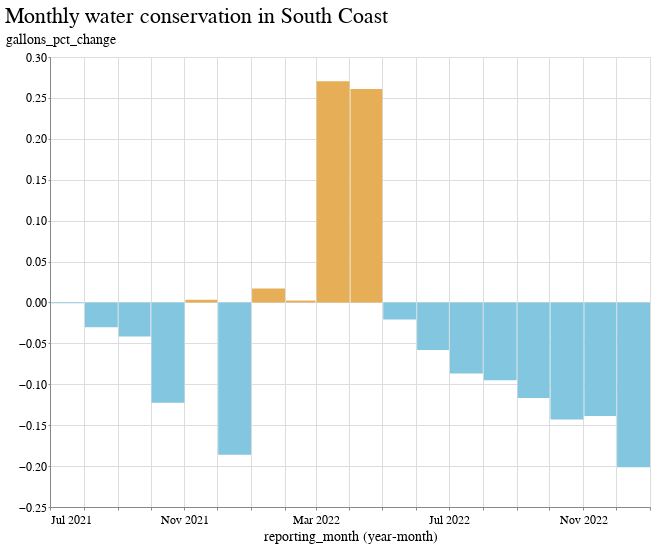

This figure's notebook cell:
### Code cell
chart_data = regions_df[regions_df.hydrologic_region=="South Coast"]
name = chart_data.iloc[0]["hydrologic_region"]

alt.Chart(
    chart_data
).mark_bar().encode(
    x=alt.X('yearmonth(reporting_month):T'),
    y="gallons_pct_change:Q",
    color=alt.condition(
        alt.datum.gallons_pct_change > 0,
        alt.value("#e6ae56"),  # The positive color
        alt.value("#83c6e0")  # The negative color
    ),
    tooltip=["reporting_month","gallons_pct_change"]
).properties(title=f"Monthly water conservation in {name}", width=600)

### Figure 1 — Vega-Lite specification as saved in the notebook (floating-point values rounded to 4 significant figures)
{"config": {"view": {"width": 800, "height": 450}, "background": "#ffffff", "title": {"anchor": "start", "font": "BentonGothic-Bold, sans", "fontColor": "#000000", "fontSize": 22, "fontWeight": "normal"}, "arc": {"fill": "#82c6df"}, "area": {"fill": "#82c6df"}, "line": {"stroke": "#82c6df", "strokeWidth": 3}, "path": {"stroke": "#82c6df"}, "rect": {"fill": "#82c6df"}, "shape": {"stroke": "#82c6df"}, "bar": {"fill": "#82c6df"}, "point": {"stroke": "#82c6df"}, "symbol": {"fill": "#82c6df", "size": 30}, "axis": {"titleFont": "BentonGothic-Bold, sans", "titleFontSize": 14, "titleFontWeight": "normal", "labelFont": "BentonGothic, sans", "labelFontSize": 12, "labelFontWeight": "normal"}, "axisX": {"labelAngle": 0, "labelPadding": 4, "tickSize": 3}, "axisY": {"labelBaseline": "middle", "maxExtent": 45, "minExtent": 45, "tickSize": 2, "titleAlign": "left", "titleAngle": 0, "titleX": -45, "titleY": -11}, "legend": {"titleFont": "BentonGothic-Bold, sans", "titleFontSize": 14, "titleFontWeight": "normal", "symbolType": "square", "labelFont": "BentonGothic, sans", "labelFontSize": 13}, "range": {"category": ["#3580b1", "#ec8431", "#ab7fb4", "#c89d29", "#adc839", "#829eb1"], "diverging": ["#e68a4f", "#f4bb6a", "#f9e39c", "#dadfe2", "#a6b7c6", "#849eae"], "heatmap": ["#fbf2c7", "#f9e39c", "#f8d36e", "#f4bb6a", "#e68a4f", "#d15a40", "#ab4232"], "ordinal": ["#fbf2c7", "#f9e39c", "#f8d36e", "#f4bb6a", "#e68a4f", "#d15a40", "#ab4232"], "ramp": ["#fbf2c7", "#f9e39c", "#f8d36e", "#f4bb6a", "#e68a4f", "#d15a40", "#ab4232"]}}, "data": {"name": "data-7155ae07ae4ac6f9f7f73ad86a6d9c48"}, "mark": "bar", "encoding": {"color": {"condition": {"value": "#e6ae56", "test": "(datum.gallons_pct_change > 0)"}, "value": "#83c6e0"}, "tooltip": [{"field": "reporting_month", "type": "temporal"}, {"field": "gallons_pct_change", "type": "quantitative"}], "x": {"field": "reporting_month", "timeUnit": "yearmonth", "type": "temporal"}, "y": {"field": "gallons_pct_change", "type": "quantitative"}}, "title": "Monthly water conservation in South Coast", "width": 600, "$schema": "https://vega.github.io/schema/vega-lite/v4.17.0.json", "datasets": {"data-7155ae07ae4ac6f9f7f73ad86a6d9c48": [{"hydrologic_region": "South Coast", "reporting_month": "2021-07-15T00:00:00", "total_gallons_current": 99310000000.0, "total_gallons_baseline": 99410000000.0, "supplier_name": 174, "gallons_pct_change": -0.000989}, {"hydrologic_region": "South Coast", "reporting_month": "2021-08-15T00:00:00", "total_gallons_current": 99460000000.0, "total_gallons_baseline": 102600000000.0, "supplier_name": 174, "gallons_pct_change": -0.03034}, {"hydrologic_region": "South Coast", "reporting_month": "2021-09-15T00:00:00", "total_gallons_current": 91750000000.0, "total_gallons_baseline": 95740000000.0, "supplier_name": 174, "gallons_pct_change": -0.04163}, {"hydrologic_region": "South Coast", "reporting_month": "2021-10-15T00:00:00", "total_gallons_current": 80550000000.0, "total_gallons_baseline": 91800000000.0, "supplier_name": 174, "gallons_pct_change": -0.1225}, {"hydrologic_region": "South Coast", "reporting_month": "2021-11-15T00:00:00", "total_gallons_current": 76360000000.0, "total_gallons_baseline": 76110000000.0, "supplier_name": 174, "gallons_pct_change": 0.003269}, {"hydrologic_region": "South Coast", "reporting_month": "2021-12-15T00:00:00", "total_gallons_current": 61110000000.0, "total_gallons_baseline": 75090000000.0, "supplier_name": 174, "gallons_pct_change": -0.1862}, {"hydrologic_region": "South Coast", "reporting_month": "2022-01-15T00:00:00", "total_gallons_current": 62720000000.0, "total_gallons_baseline": 61670000000.0, "supplier_name": 173, "gallons_pct_change": 0.01697}, {"hydrologic_region": "South Coast", "reporting_month": "2022-02-15T00:00:00", "total_gallons_current": 65740000000.0, "total_gallons_baseline": 65590000000.0, "supplier_name": 174, "gallons_pct_change": 0.00234}, {"hydrologic_region": "South Coast", "reporting_month": "2022-03-15T00:00:00", "total_gallons_current": 75100000000.0, "total_gallons_baseline": 59110000000.0, "supplier_name": 174, "gallons_pct_change": 0.2705}, {"hydrologic_region": "South Coast", "reporting_month": "2022-04-15T00:00:00", "total_gallons_current": 76570000000.0, "total_gallons_baseline": 60730000000.0, "supplier_name": 173, "gallons_pct_change": 0.2609}, {"hydrologic_region": "South Coast", "reporting_month": "2022-05-15T00:00:00", "total_gallons_current": 84310000000.0, "total_gallons_baseline": 86100000000.0, "supplier_name": 173, "gallons_pct_change": -0.02071}, {"hydrologic_region": "South Coast", "reporting_month": "2022-06-15T00:00:00", "total_gallons_current": 85680000000.0, "total_gallons_baseline": 90970000000.0, "supplier_name": 174, "gallons_pct_change": -0.05808}, {"hydrologic_region": "South Coast", "reporting_month": "2022-07-15T00:00:00", "total_gallons_current": 90180000000.0, "total_gallons_baseline": 98770000000.0, "supplier_name": 172, "gallons_pct_change": -0.08697}, {"hydrologic_region": "South Coast", "reporting_month": "2022-08-15T00:00:00", "total_gallons_current": 92060000000.0, "total_gallons_baseline": 101700000000.0, "supplier_name": 172, "gallons_pct_change": -0.09509}, {"hydrologic_region": "South Coast", "reporting_month": "2022-09-15T00:00:00", "total_gallons_current": 84440000000.0, "total_gallons_baseline": 95610000000.0, "supplier_name": 173, "gallons_pct_change": -0.1169}, {"hydrologic_region": "South Coast", "reporting_month": "2022-10-15T00:00:00", "total_gallons_current": 78480000000.0, "total_gallons_baseline": 91570000000.0, "supplier_name": 171, "gallons_pct_change": -0.143}, {"hydrologic_region": "South Coast", "reporting_month": "2022-11-15T00:00:00", "total_gallons_current": 63950000000.0, "total_gallons_baseline": 74250000000.0, "supplier_name": 167, "gallons_pct_change": -0.1387}, {"hydrologic_region": "South Coast", "reporting_month": "2022-12-15T00:00:00", "total_gallons_current": 59420000000.0, "total_gallons_baseline": 74400000000.0, "supplier_name": 170, "gallons_pct_change": -0.2013}]}}
